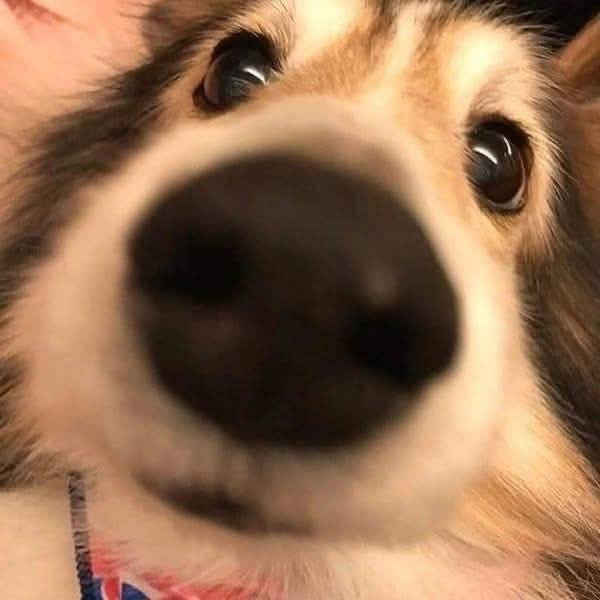
#> input picture Chapter2_Fourier_Wavelet_Geometric_Morphology/image.jpg, 600 x 600 px
$ python bai2_1_canny_skimage.py
#> lines starting #> are read from the running program, lines starting #| are printed output that depends on the picture
import cv2
import numpy as np
from skimage import feature # Import module feature từ scikit-image
from skimage import io      # Có thể dùng io của skimage để đọc ảnh
import matplotlib.pyplot as plt # Dùng matplotlib để hiển thị cho nhất quán với skimage

# --- Các bước thực hiện ---
# Bước 1: Đọc ảnh và chuyển sang ảnh xám (nên dùng ảnh float [0,1] với skimage)
# Bước 2: Định nghĩa các tham số: sigma, ngưỡng dưới, ngưỡng trên
# Bước 3: Áp dụng hàm skimage.feature.canny
# Bước 4: Hiển thị ảnh gốc và ảnh cạnh Canny bằng Matplotlib
# Bước 5: Hiển thị cửa sổ Matplotlib

# Bước 1: Đọc ảnh và chuyển sang xám, chuẩn hóa về float [0, 1]
image_path = 'image.jpg'
try:
    # Đọc ảnh xám trực tiếp và chuẩn hóa
    img_gray_float = io.imread(image_path, as_gray=True)
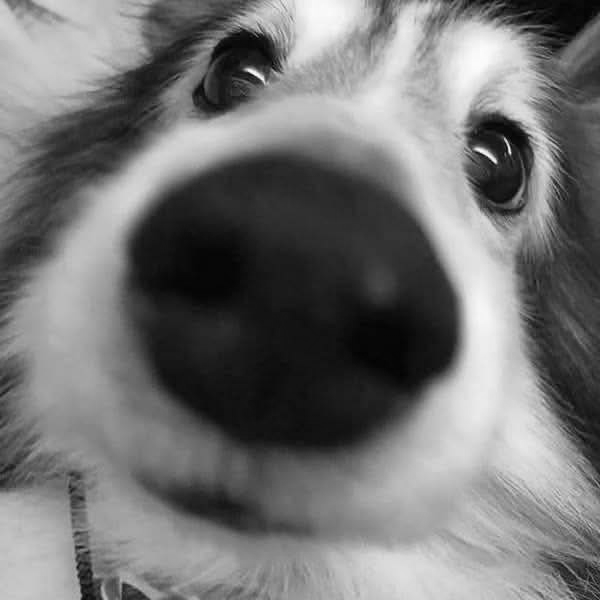
#> img_gray_float: shape (600, 600) float64; min 0.00833, max 0.992, mean 0.455
    # Hoặc dùng OpenCV rồi chuyển đổi
    # img_cv = cv2.imread(image_path, 0) # Đọc xám bằng OpenCV
    # if img_cv is None: raise FileNotFoundError
    # img_gray_float = img_cv.astype(np.float32) / 255.0
except FileNotFoundError:
     print(f"Lỗi: Không thể đọc ảnh từ đường dẫn: {image_path}")
     exit()


# Bước 2: Định nghĩa tham số
sigma = 1.0           # Độ lệch chuẩn của bộ lọc Gaussian (làm mờ trước khi tính gradient)
low_threshold = 0.1   # Ngưỡng dưới (tương đối so với giá trị gradient lớn nhất)
high_threshold = 0.2  # Ngưỡng trên (tương đối)

print(f"Đang phát hiện cạnh bằng skimage.feature.canny...")
print(f"Tham số: sigma={sigma}, low_threshold={low_threshold}, high_threshold={high_threshold}")

# Bước 3: Áp dụng Canny của Scikit-image
# feature.canny(image, sigma=1.0, low_threshold=None, high_threshold=None, mask=None, use_quantiles=False)
# Ngưỡng trong skimage thường được tính tự động nếu không chỉ định, hoặc là tỉ lệ phần trăm của max gradient
edges_sk = feature.canny(img_gray_float, sigma=sigma, low_threshold=low_threshold, high_threshold=high_threshold)
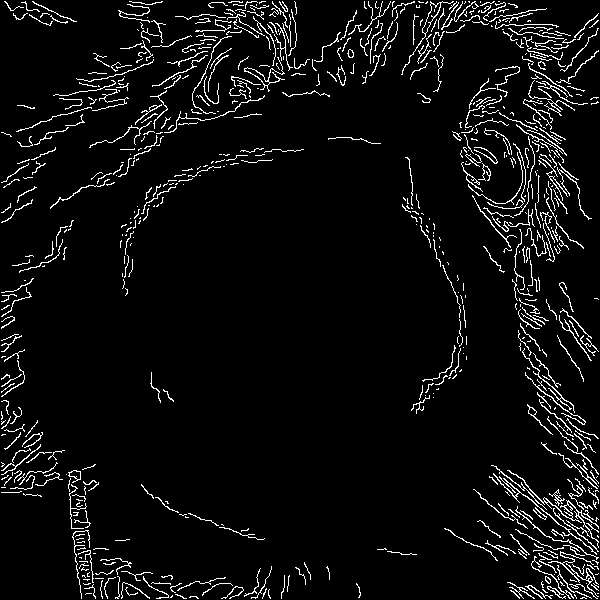
#> edges_sk: shape (600, 600) bool; 5.5% white in thin lines or dots

# Kết quả là ảnh boolean (True/False), chuyển sang uint8 (0/255) để hiển thị giống OpenCV
edges_sk_display = (edges_sk * 255).astype(np.uint8)
#> edges_sk_display: shape (600, 600); 5.5% white in thin lines or dots

# Bước 4: Hiển thị bằng Matplotlib
fig, axes = plt.subplots(1, 2, figsize=(10, 5), sharex=True, sharey=True)
ax = axes.ravel()

ax[0].imshow(img_gray_float, cmap='gray')
ax[0].set_title('Ảnh Xám Gốc')
ax[0].axis('off')

ax[1].imshow(edges_sk_display, cmap='gray')
ax[1].set_title('Canny Edges (Scikit-image)')
ax[1].axis('off')

plt.tight_layout()
# Bước 5: Hiển thị cửa sổ
plt.show()
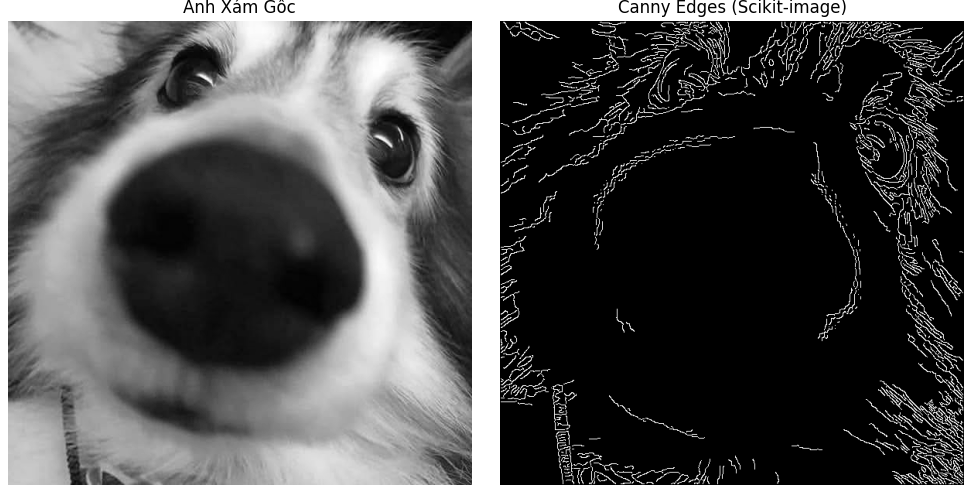
#> figure drawn by matplotlib, 2 panels
